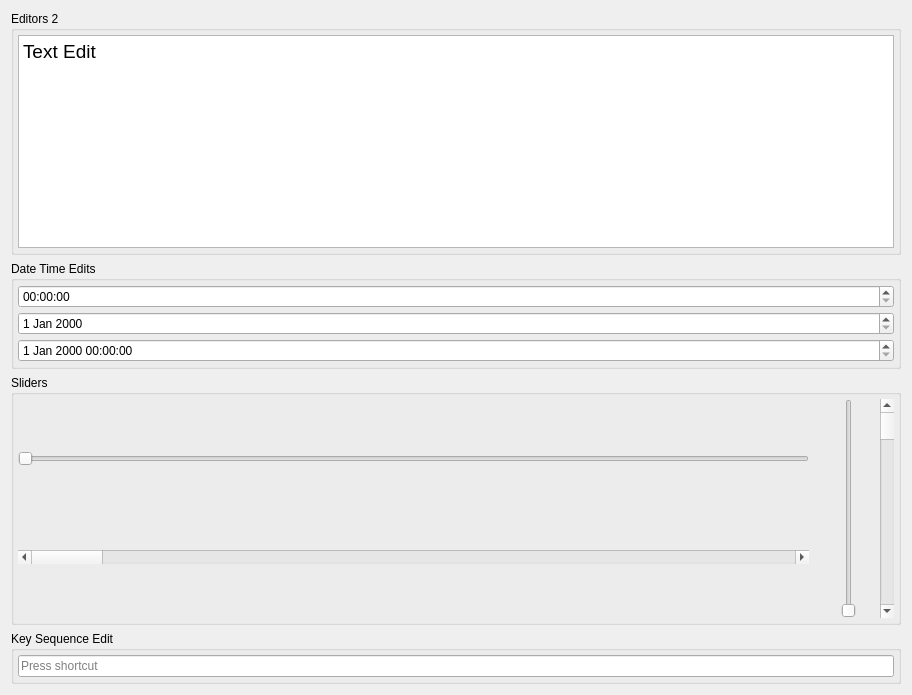
         <widget class="QWidget" name="scrollAreaWidgetContents_3">
          <property name="geometry">
           <rect>
            <x>0</x>
            <y>0</y>
            <width>912</width>
            <height>695</height>
           </rect>
          </property>
          <layout class="QVBoxLayout" name="verticalLayout_9">
           <item>
            <widget class="QGroupBox" name="groupBox_9">
             <property name="title">
              <string>Editors 2</string>
             </property>
             <layout class="QVBoxLayout" name="verticalLayout_10">
              <property name="spacing">
               <number>4</number>
              </property>
              <property name="leftMargin">
               <number>4</number>
              </property>
              <property name="topMargin">
               <number>4</number>
              </property>
              <property name="rightMargin">
               <number>4</number>
              </property>
              <property name="bottomMargin">
               <number>4</number>
              </property>
              <item>
               <widget class="QTextEdit" name="textEdit">
                <property name="minimumSize">
                 <size>
                  <width>0</width>
                  <height>200</height>
                 </size>
                </property>
                <property name="html">
                 <string>&lt;!DOCTYPE HTML PUBLIC &quot;-//W3C//DTD HTML 4.0//EN&quot; &quot;http://www.w3.org/TR/REC-html40/strict.dtd&quot;&gt;
&lt;html&gt;&lt;head&gt;&lt;meta name=&quot;qrichtext&quot; content=&quot;1&quot; /&gt;&lt;meta charset=&quot;utf-8&quot; /&gt;&lt;style type=&quot;text/css&quot;&gt;
p, li { white-space: pre-wrap; }
&lt;/style&gt;&lt;/head&gt;&lt;body style=&quot; font-family:'Segoe UI'; font-size:9pt; font-weight:400; font-style:normal;&quot;&gt;
&lt;p style=&quot; margin-top:0px; margin-bottom:0px; margin-left:0px; margin-right:0px; -qt-block-indent:0; text-indent:0px;&quot;&gt;&lt;span style=&quot; font-family:'Cantarell'; font-size:14pt;&quot;&gt;Text Edit&lt;/span&gt;&lt;/p&gt;&lt;/body&gt;&lt;/html&gt;</string>
                </property>
               </widget>
              </item>
             </layout>
            </widget>
           </item>
           <item>
            <widget class="QGroupBox" name="groupBox_10">
             <property name="title">
              <string>Date Time Edits</string>
             </property>
             <layout class="QVBoxLayout" name="verticalLayout_11">
              <property name="spacing">
               <number>4</number>
              </property>
              <property name="leftMargin">
               <number>4</number>
              </property>
              <property name="topMargin">
               <number>4</number>
              </property>
              <property name="rightMargin">
               <number>4</number>
              </property>
              <property name="bottomMargin">
               <number>4</number>
              </property>
              <item>
               <widget class="QTimeEdit" name="timeEdit"/>
              </item>
              <item>
               <widget class="QDateEdit" name="dateEdit"/>
              </item>
              <item>
               <widget class="QDateTimeEdit" name="dateTimeEdit"/>
              </item>
             </layout>
            </widget>
           </item>
           <item>
            <widget class="QGroupBox" name="groupBox_11">
             <property name="minimumSize">
              <size>
               <width>0</width>
               <height>250</height>
              </size>
             </property>
             <property name="title">
              <string>Sliders</string>
             </property>
             <layout class="QHBoxLayout" name="horizontalLayout_4" stretch="4,1">
              <property name="spacing">
               <number>32</number>
              </property>
              <property name="leftMargin">
               <number>4</number>
              </property>
              <property name="topMargin">
               <number>4</number>
              </property>
              <property name="rightMargin">
               <number>4</number>
              </property>
              <property name="bottomMargin">
               <number>4</number>
              </property>
              <item>
               <layout class="QVBoxLayout" name="verticalLayout_13">
                <item>
                 <widget class="QSlider" name="horizontalSlider">
                  <property name="orientation">
                   <enum>Qt::Horizontal</enum>
                  </property>
                  <property name="invertedControls">
                   <bool>false</bool>
                  </property>
                  <property name="tickPosition">
                   <enum>QSlider::NoTicks</enum>
                  </property>
                 </widget>
                </item>
                <item>
                 <widget class="QScrollBar" name="horizontalScrollBar">
                  <property name="orientation">
                   <enum>Qt::Horizontal</enum>
                  </property>
                 </widget>
                </item>
               </layout>
              </item>
              <item>
               <layout class="QHBoxLayout" name="horizontalLayout_3">
                <property name="spacing">
                 <number>24</number>
                </property>
                <item>
                 <widget class="QSlider" name="verticalSlider">
                  <property name="orientation">
                   <enum>Qt::Vertical</enum>
                  </property>
                 </widget>
                </item>
                <item>
                 <widget class="QScrollBar" name="verticalScrollBar">
                  <property name="orientation">
                   <enum>Qt::Vertical</enum>
                  </property>
                 </widget>
                </item>
               </layout>
              </item>
             </layout>
            </widget>
           </item>
           <item>
            <widget class="QGroupBox" name="groupBox_12">
             <property name="title">
              <string>Key Sequence Edit</string>
             </property>
             <layout class="QHBoxLayout" name="horizontalLayout_5">
              <property name="spacing">
               <number>4</number>
              </property>
              <property name="leftMargin">
               <number>4</number>
              </property>
              <property name="topMargin">
               <number>4</number>
              </property>
              <property name="rightMargin">
               <number>4</number>
              </property>
              <property name="bottomMargin">
               <number>4</number>
              </property>
              <item>
               <widget class="QKeySequenceEdit" name="keySequenceEdit"/>
              </item>
             </layout>
            </widget>
           </item>
          </layout>
         </widget>
